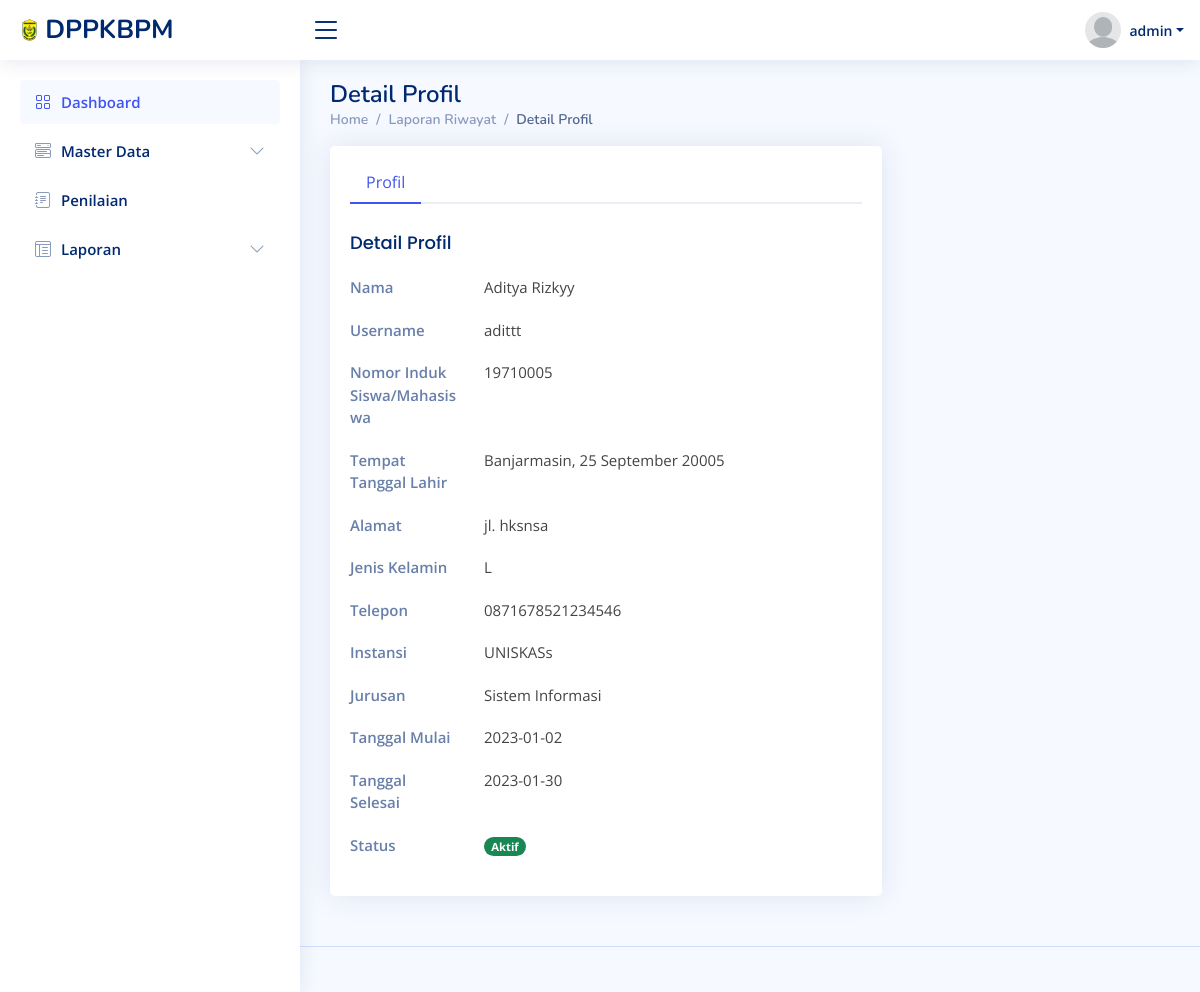
/r_riwayat/detail_riwayat.php?id=8 (signed in), run on an earlier commit of the app's database.
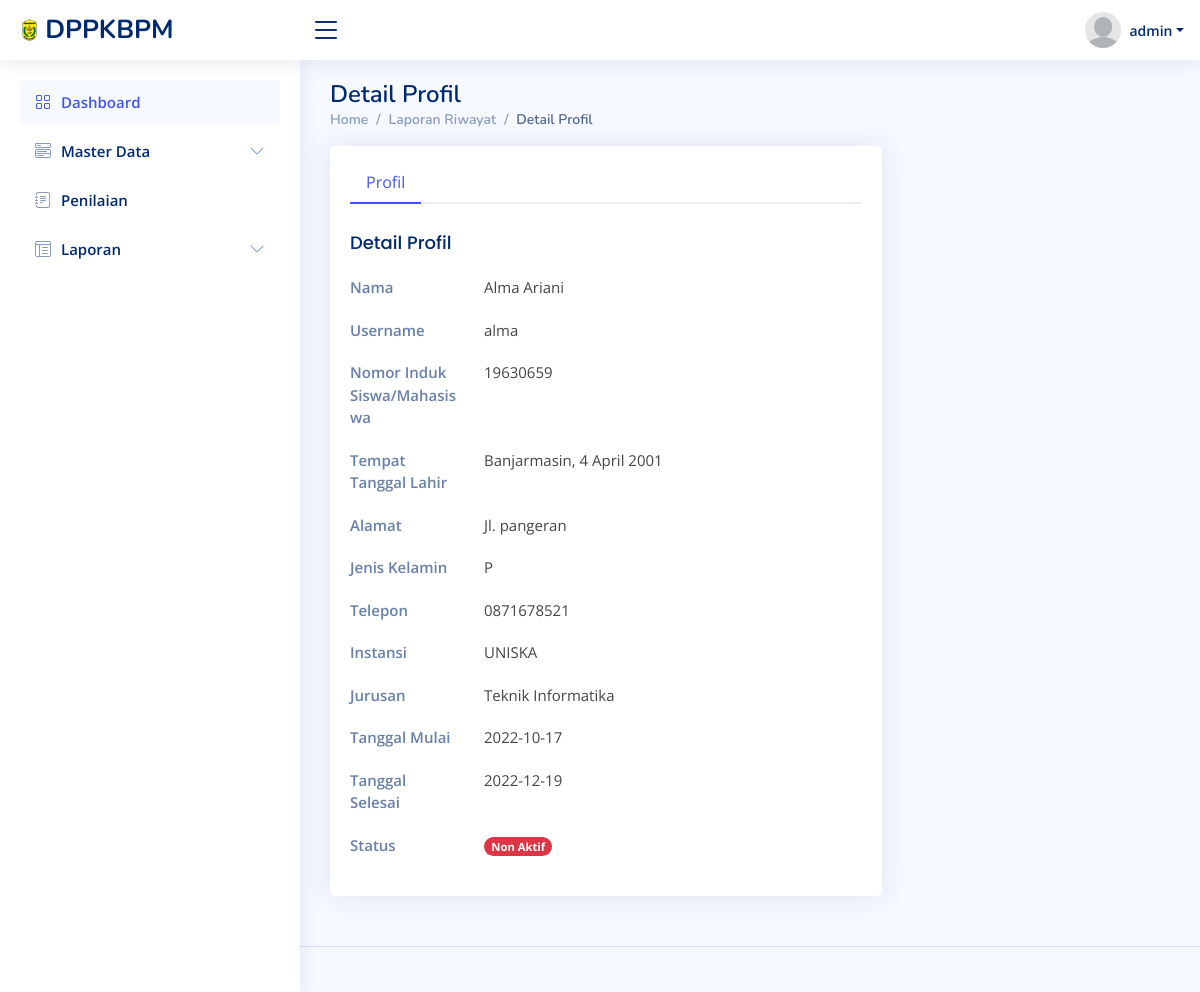
And on a later commit of the database.
### tables this page shows
CREATE TABLE `tb_magang` (
  `id_magang` int(11) NOT NULL,
  `nama` varchar(255) NOT NULL,
  `username` varchar(30) NOT NULL,
  `induk` int(11) NOT NULL,
  `tgl_lahir` varchar(100) NOT NULL,
  `alamat` varchar(255) NOT NULL,
  `jk` enum('L','P') NOT NULL,
  `telepon` varchar(255) NOT NULL,
  `instansi` varchar(255) NOT NULL,
  `jurusan` varchar(255) NOT NULL,
  `tgl_masuk` date NOT NULL,
  `tgl_keluar` date NOT NULL,
  `password` varchar(30) NOT NULL,
  `status` enum('user','admin') NOT NULL
);

### r_riwayat/detail_riwayat.php (the view, shortened to what this page needs)
<?php
include '../utilities/sidebar.php';
include '../koneksi/koneksi.php';
$id = $_GET['id'];
if(isset($id)){
    $query = mysqli_query($konek, "SELECT * FROM tb_magang WHERE id_magang = '$id'");
    $row = mysqli_fetch_array($query);
}
$tanggal_sekarang = date('Y-m-d');
if ($row['tgl_keluar'] >= $row['tgl_masuk'] && $tanggal_sekarang < $row['tgl_keluar']) {
    $status = "<span class='badge rounded-pill bg-success'>Aktif</span>";
} else {
    $status = "<span class='badge rounded-pill bg-danger'>Non Aktif</span>";
}
?>
    <div class="pagetitle">
      <h1>Detail Profil</h1>
      <nav>
        <ol class="breadcrumb">
          <li class="breadcrumb-item"><a href="index.html">Home</a></li>
          <li class="breadcrumb-item">Laporan Riwayat</li>
          <li class="breadcrumb-item active">Detail Profil</li>
        </ol>
      </nav>
    </div>
    <section class="section profile">
      <div class="row">
        <div class="col-xl-8">
          <div class="card">
            <div class="card-body pt-3">
              <ul class="nav nav-tabs nav-tabs-bordered">
                <li class="nav-item">
                  <button class="nav-link active" data-bs-toggle="tab" data-bs-target="#profile-overview">Profil</button>
                </li>
              </ul>
              <div class="tab-content pt-2">
              <div class="tab-pane fade show active profile-overview" id="profile-overview">
                  <h5 class="card-title">Detail Profil</h5>
                  <div class="row">
                    <div class="col-lg-3 col-md-4 label ">Nama</div>
                    <div class="col-lg-9 col-md-8"><?= $row['nama'] ?></div>
                  </div>
                  <div class="row">
                    <div class="col-lg-3 col-md-4 label">Username</div>
                    <div class="col-lg-9 col-md-8"><?= $row['username'] ?></div>
                  </div>
                  <div class="row">
                    <div class="col-lg-3 col-md-4 label">Nomor Induk Siswa/Mahasiswa</div>
                    <div class="col-lg-9 col-md-8"><?= $row['induk'] ?></div>
                  </div>
                  <div class="row">
                    <div class="col-lg-3 col-md-4 label">Tempat Tanggal Lahir</div>
                    <div class="col-lg-9 col-md-8"><?= $row['tgl_lahir'] ?></div>
                  </div>
                  <div class="row">
                    <div class="col-lg-3 col-md-4 label">Alamat</div>
                    <div class="col-lg-9 col-md-8"><?= $row['alamat'] ?></div>
                  </div>
                  <div class="row">
                    <div class="col-lg-3 col-md-4 label">Jenis Kelamin</div>
                    <div class="col-lg-9 col-md-8"><?= $row['jk'] ?></div>
                  </div>
                  <div class="row">
                    <div class="col-lg-3 col-md-4 label">Telepon</div>
                    <div class="col-lg-9 col-md-8"><?= $row['telepon'] ?></div>
                  </div>
                  <div class="row">
                    <div class="col-lg-3 col-md-4 label">Instansi</div>
                    <div class="col-lg-9 col-md-8"><?= $row['instansi'] ?></div>
                  </div>
                  <div class="row">
                    <div class="col-lg-3 col-md-4 label">Jurusan</div>
                    <div class="col-lg-9 col-md-8"><?= $row['jurusan'] ?></div>
                  </div>
                  <div class="row">
                    <div class="col-lg-3 col-md-4 label">Tanggal Mulai</div>
                    <div class="col-lg-9 col-md-8"><?= $row['tgl_masuk'] ?></div>
                  </div>
                  <div class="row">
                    <div class="col-lg-3 col-md-4 label">Tanggal Selesai</div>
                    <div class="col-lg-9 col-md-8"><?= $row['tgl_keluar'] ?></div>
                  </div>
                  <div class="row">
                    <div class="col-lg-3 col-md-4 label">Status</div>
                    <div class="col-lg-9 col-md-8"><?= $status ?></div>
                  </div>
                </div>
              </div>
            </div>
          </div>
        </div>
      </div>
    </section>
<?php
include '../utilities/footer.php';
?>

What changed in the data, as far as the page shows it:
changed tb_magang: nama "Aditya Rizkyy" → "Alma Ariani"; username "adittt" → "alma"; induk "19710005" → "19630659"; tgl_lahir "Banjarmasin, 25 September 20005" → "Banjarmasin, 4 April 2001"; alamat "jl. hksnsa" → "Jl. pangeran"; jk "L" → "P"; telepon "0871678521234546" → "0871678521"; instansi "UNISKASs" → "UNISKA"; jurusan "Sistem Informasi" → "Teknik Informatika"; tgl_masuk "2023-01-02" → "2022-10-17"; tgl_keluar "2023-01-30" → "2022-12-19"
Also different on the page:
text no longer shown: "Aktif"
text now shown: "Non Aktif"
